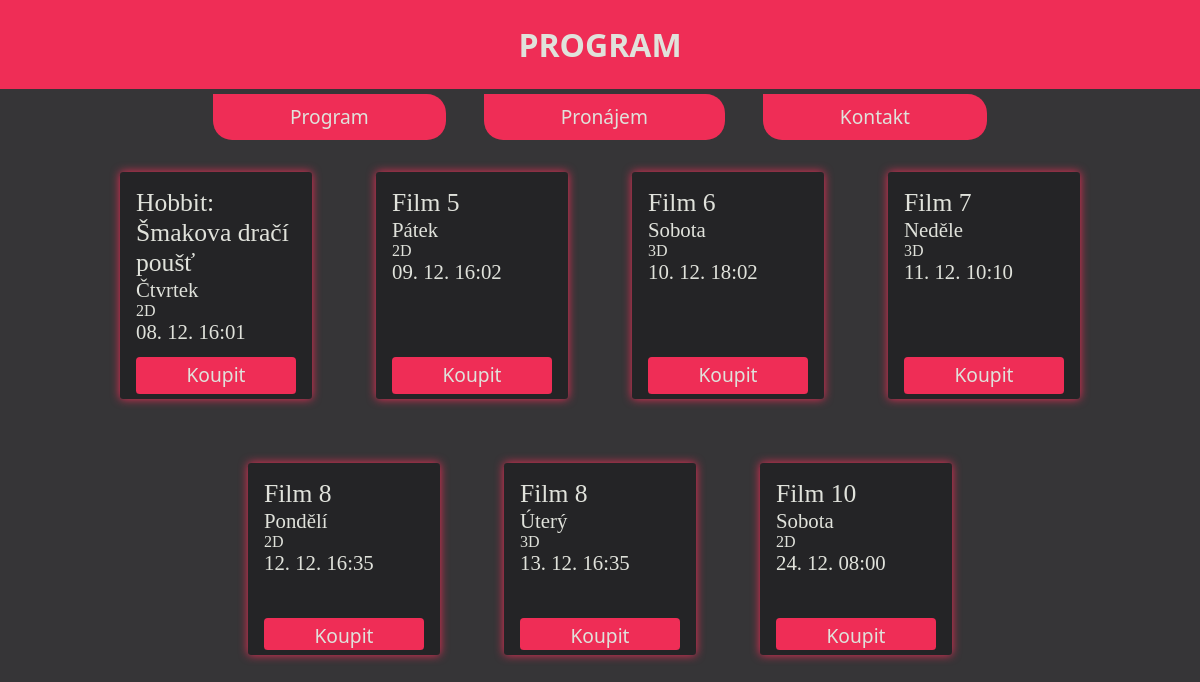
Screenshot of /program.php with the database file from the repository.
### tables this page shows
CREATE TABLE `program` (
  `id_filmu` int(11) NOT NULL,
  `id_rezervace` int(11) NOT NULL,
  `je_3d` tinyint(1) NOT NULL,
  `nazev` text NOT NULL,
  `zacatek` datetime NOT NULL,
  `konec` datetime NOT NULL,
  `obrazek` varchar(255) NOT NULL
);

### program.php (the view, shortened to what this page needs)
<!DOCTYPE html>
<html>
<head>
    <link rel="stylesheet" href="style.css">
</head>
<body>
<header>
    <a class="programH1" href="index.php"><h1>PROGRAM</h1></a>
</header>
<nav class="navigace">
    <a href="">
        Program
    </a>
    <a href="">
        Pronájem
    </a>
    <a href="">
        Kontakt
    </a>
</nav>
<div class="centerContent">
    <?php
    echo "<main class='programMain'>";
    include("dbconnect.php");
    $sql = "SELECT id_filmu, id_rezervace, je_3d, nazev, zacatek, konec, obrazek FROM program ORDER BY zacatek ASC";
    $result = $conn->query($sql);
    $days = array('Neděle', 'Pondělí', 'Úterý', 'Středa', 'Čtvrtek', 'Pátek', 'Sobota');
    $casAktualni = date("Y-m-d H:i:00");
    $casAktualniRokDenMesic = date("Y-m-d");
    $pocitadloFilmu = 0;
    $maxFilmu = 30;
    if ($result->num_rows > 0) {
        while ($row = $result->fetch_assoc()) {
            if ($casAktualni < $row["zacatek"] && $pocitadloFilmu < $maxFilmu) {
                $casDenMesic = date("d. m. ", strtotime($row['zacatek']));
                $casDny = date("w", strtotime($row["zacatek"]));
                $casHodiny = date("H", strtotime($row["zacatek"]));
                $casMinuty = date("i", strtotime($row["zacatek"]));
                $casRokDenMesic = date("Y-m-d", strtotime($row['zacatek']));
                if ($casRokDenMesic == $casAktualniRokDenMesic) {
                    $dnes = "Dnes v";
                } else {
                    $dnes = "";
                }
                if ($row['je_3d'] == 1) {
                    $je3d = "3D";
                } else {
                    $je3d = "2D";
                }
                echo "
        <div class='film' onmouseover='changeBackground($row[obrazek])'>
        <span class='filmOdkaz' id='film$row[id_rezervace]' >
            <div class='nazevFilmu'>$row[nazev]</div>
            <div class='zacatekFilmu'>$dnes $days[$casDny]</div>
            <div class='je3dFilm'>$je3d</div>
            <div class='zacatekFilmu'>$casDenMesic $casHodiny:$casMinuty</div>
        </span>
        <a class='koupitLink' href='rezervace.php?idRez=$row[id_rezervace]&idFilm=$row[id_filmu]'>
        Koupit
        </a>
        </div>";
                $pocitadloFilmu++;
            }
        }
    }
    echo "</main>";
    ?>
</div>
</body>
</html>

### style.css (style rules this page uses)
.programMain { display: flex; flex-wrap: wrap; justify-content: center; }
.centerContent { display: block; justify-content: center; width: 100%; }
.film { margin: 2em; background-color: #242426; box-shadow: 0px 0px 10px #EF2D56; display: block; float: left; padding: 1em; width: 10em; min-height: 10em; color: #E0E2DB; border-radius: 0.2em; transition: 0.2s; }
.nazevFilmu { font-size: 1.6em; }
.zacatekFilmu { font-size: 1.3em; }
.filmOdkaz { display: block; height: 85%; }
.koupitLink { text-decoration: none; font-size: 1.2em; background-color: #EF2D56; color: #E0E2DB; font-family: "Segoe UI"; height: 15%; padding: 0.2em; margin-top: 0.2em; display: block; border-radius: 0.2em; text-align: center; }
body { margin: 0; background-color: #363537; background-repeat: no-repeat; background-size: cover; transition: background 0.5s ease; }
header { margin: 0 auto; text-align: center; background-color: #EF2D56; color: #E0E2DB; font-family: "Segoe UI"; padding: 0.1em; margin-bottom: 0.3em; }
.navigace { margin: 0 auto; width: 100%; display: flex; text-align: center; justify-content: center; }
nav > a { margin-left: 1em; margin-right: 1em; font-size: 1.2em; background-color: #EF2D56; font-family: "Segoe UI"; padding-left: 4em; padding-right: 4em; padding-top: 0.5em; padding-bottom: 0.5em; text-decoration: none; color: #E0E2DB; border-bottom-left-radius: 1em; border-bottom-right-radius: 1em; border-top-right-radius: 1em; transition: 0.2s; }
.programH1 { text-decoration: none; color: #E0E2DB; }

### rows the page displays
program: nazev "Hobbit: Šmakova dračí poušť", zacatek "Čtvrtek", je_3d "2D", zacatek "08. 12.", zacatek "16", zacatek "01"
program: nazev "Film 5", zacatek "Pátek", je_3d "2D", zacatek "09. 12.", zacatek "16", zacatek "02"
program: nazev "Film 6", zacatek "Sobota", je_3d "3D", zacatek "10. 12.", zacatek "18", zacatek "02"
program: nazev "Film 7", zacatek "Neděle", je_3d "3D", zacatek "11. 12.", zacatek "10"
program: nazev "Film 8", zacatek "Pondělí", je_3d "2D", zacatek "12. 12.", zacatek "16", zacatek "35"
program: nazev "Film 8", zacatek "Úterý", je_3d "3D", zacatek "13. 12.", zacatek "16", zacatek "35"
program: nazev "Film 10", zacatek "Sobota", je_3d "2D", zacatek "24. 12.", zacatek "08", zacatek "00"
